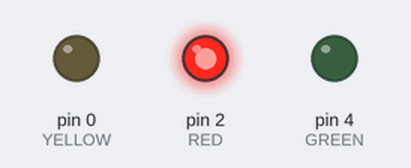
The sketch below on a simulated Arduino Uno, built with avr-gcc and run on an emulated ATmega328P. Shown: output pins drawn as LEDs (lit = HIGH).

Above: at 0.5 s.
At 1.15 s:
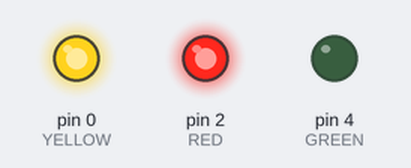
At 2.45 s:
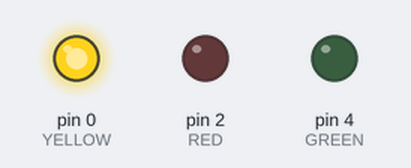
At 4.4 s:
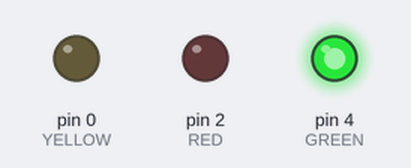
Timing chart, 0 to 6.0 s (numbered marks = the images above):
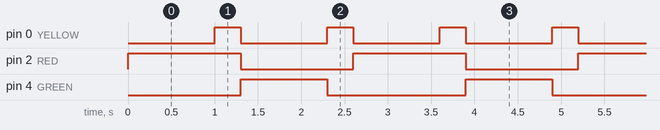

The sketch:

traffic_light.ino
```cpp
#define RED    2
#define YELLOW 0
#define GREEN  4

#define RED_TIME 1000
#define YELLOW_TIME 300

#define On(led) digitalWrite(led, HIGH)
#define Off(led) digitalWrite(led, LOW)

void setup()
{
  pinMode(RED, OUTPUT);
  pinMode(YELLOW, OUTPUT);
  pinMode(GREEN, OUTPUT);

  Off(RED);
  Off(YELLOW);
  Off(GREEN);
}

void loop()
{
  On(RED);
  delay(RED_TIME);
  On(YELLOW);
  delay(YELLOW_TIME);
  Off(RED);
  Off(YELLOW);
  On(GREEN);
  delay(RED_TIME);
  Off(GREEN);
  On(YELLOW);
  delay(YELLOW_TIME);
  Off(YELLOW);
}
```

Measured:
- by itself, pin 0 (YELLOW): alternates HIGH for 0.30 s and LOW for 1.0 s
- by itself, pin 2 (RED): alternates HIGH for 1.3 s and LOW for 1.3 s
- by itself, pin 4 (GREEN): alternates HIGH for 1.0 s and LOW for 1.6 s
